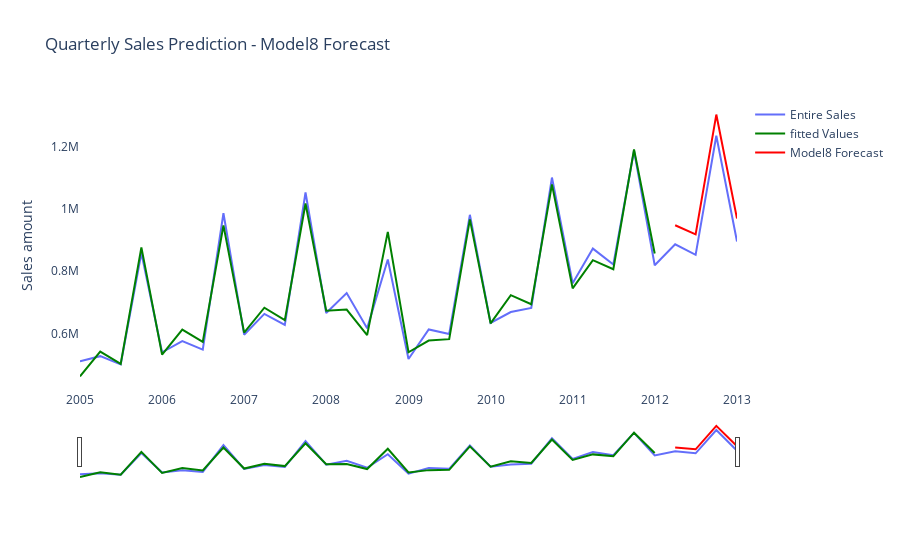

Source (notebook cell):
### Code cell
# a. Create a graph of the entire series of sales and overlay the fitted values and the forecast on the testing set.

fig = go.Figure()

fig.add_trace(go.Scatter(
        x = df.index, 
        y = df['Sales'], # entire series of sales
        mode = 'lines',
        name = 'Entire Sales')
             )

fig.add_trace(go.Scatter(
                x = df.index, 
                y = df['M8'].loc[:'2012-01-01'], # fitted values
                mode = 'lines',
                name = 'fitted Values',
                marker_color = 'Green')
             )

fig.add_trace(go.Scatter(
               x = df.index[-4:], 
                y = df['M8'].loc['2012-04-01':], # forecast values
                mode = 'lines',
                name = 'Model8 Forecast',
                marker_color = 'red')
             )

fig.update_layout(title_text = 'Quarterly Sales Prediction - Model8 Forecast',
                  yaxis_title = 'Sales amount',
                  plot_bgcolor='rgba(0,0,0,0)')

fig.update_xaxes(rangeslider_visible = True)

fig.show()

### Figure 1 — Plotly figure (JSON) as saved in the notebook; plotly's stock layout.template omitted (floating-point values rounded to 4 significant figures)
{"data": [{"mode": "lines", "name": "Entire Sales", "type": "scatter", "x": ["2005-01-01T00:00:00", "2005-04-01T00:00:00", "2005-07-01T00:00:00", "2005-10-01T00:00:00", "2006-01-01T00:00:00", "2006-04-01T00:00:00", "2006-07-01T00:00:00", "2006-10-01T00:00:00", "2007-01-01T00:00:00", "2007-04-01T00:00:00", "2007-07-01T00:00:00", "2007-10-01T00:00:00", "2008-01-01T00:00:00", "2008-04-01T00:00:00", "2008-07-01T00:00:00", "2008-10-01T00:00:00", "2009-01-01T00:00:00", "2009-04-01T00:00:00", "2009-07-01T00:00:00", "2009-10-01T00:00:00", "2010-01-01T00:00:00", "2010-04-01T00:00:00", "2010-07-01T00:00:00", "2010-10-01T00:00:00", "2011-01-01T00:00:00", "2011-04-01T00:00:00", "2011-07-01T00:00:00", "2011-10-01T00:00:00", "2012-01-01T00:00:00", "2012-04-01T00:00:00", "2012-07-01T00:00:00", "2012-10-01T00:00:00", "2013-01-01T00:00:00"], "y": [509901, 526701, 500105, 858446, 539241, 574940, 547786, 986354, 595729, 662562, 627323, 1053157, 665480, 729634, 616152, 837593, 517615, 612493, 598212, 981384, 633586, 668760, 681729, 1101215, 761018, 872712, 821767, 1187440, 819170, 886569, 852741, 1235769, 895484]}, {"marker": {"color": "Green"}, "mode": "lines", "name": "fitted Values", "type": "scatter", "x": ["2005-01-01T00:00:00", "2005-04-01T00:00:00", "2005-07-01T00:00:00", "2005-10-01T00:00:00", "2006-01-01T00:00:00", "2006-04-01T00:00:00", "2006-07-01T00:00:00", "2006-10-01T00:00:00", "2007-01-01T00:00:00", "2007-04-01T00:00:00", "2007-07-01T00:00:00", "2007-10-01T00:00:00", "2008-01-01T00:00:00", "2008-04-01T00:00:00", "2008-07-01T00:00:00", "2008-10-01T00:00:00", "2009-01-01T00:00:00", "2009-04-01T00:00:00", "2009-07-01T00:00:00", "2009-10-01T00:00:00", "2010-01-01T00:00:00", "2010-04-01T00:00:00", "2010-07-01T00:00:00", "2010-10-01T00:00:00", "2011-01-01T00:00:00", "2011-04-01T00:00:00", "2011-07-01T00:00:00", "2011-10-01T00:00:00", "2012-01-01T00:00:00", "2012-04-01T00:00:00", "2012-07-01T00:00:00", "2012-10-01T00:00:00", "2013-01-01T00:00:00"], "y": [461400.0, 541600.0, 502000.0, 876800.0, 531900.0, 612000.0, 572400.0, 947200.0, 602300.0, 682500.0, 642800.0, 1018000.0, 672800.0, 676600.0, 594400.0, 926600.0, 539200.0, 576800.0, 581500.0, 966700.0, 632300.0, 723000.0, 693800.0, 1079000.0, 744700.0, 835400.0, 806200.0, 1191000.0, 857100.0]}, {"marker": {"color": "red"}, "mode": "lines", "name": "Model8 Forecast", "type": "scatter", "x": ["2012-04-01T00:00:00", "2012-07-01T00:00:00", "2012-10-01T00:00:00", "2013-01-01T00:00:00"], "y": [947700.0, 918600.0, 1304000.0, 969500.0]}], "layout": {"plot_bgcolor": "rgba(0,0,0,0)", "title": {"text": "Quarterly Sales Prediction - Model8 Forecast"}, "xaxis": {"rangeslider": {"visible": true}}, "yaxis": {"title": {"text": "Sales amount"}}}}
